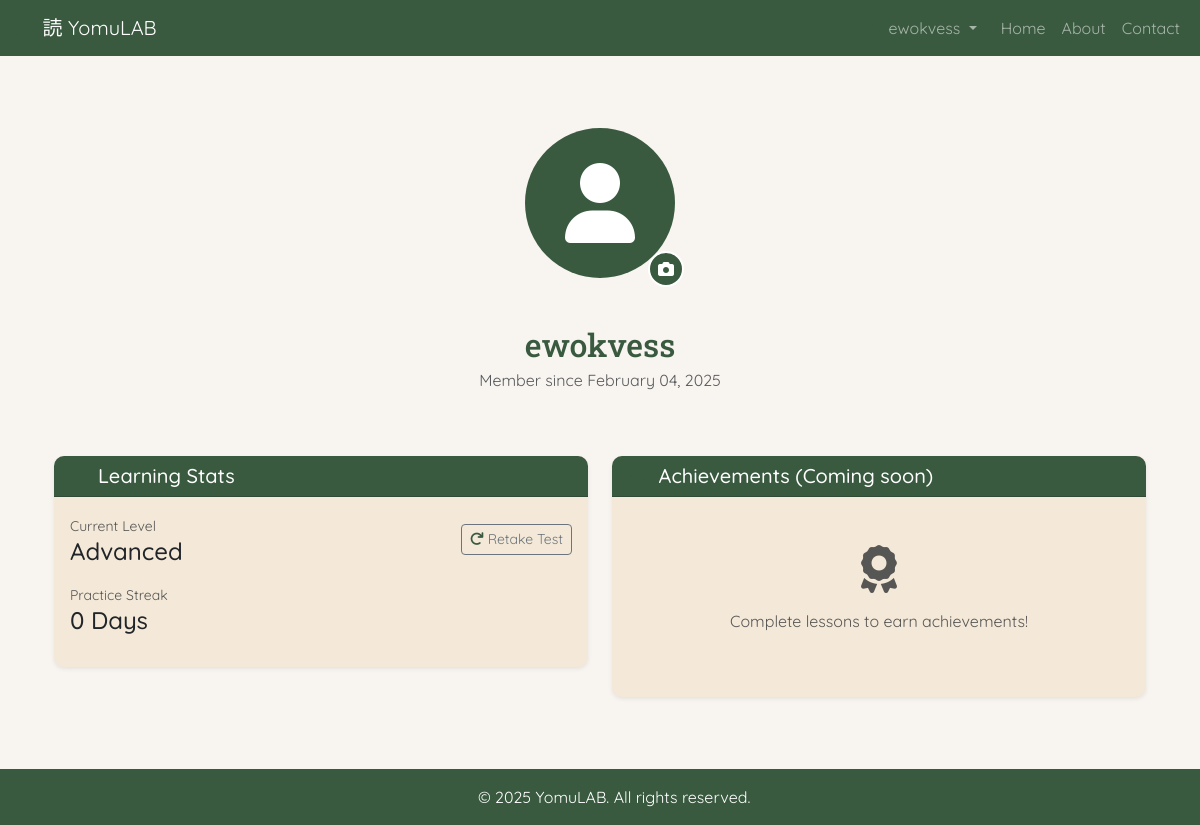
Before: /profile (signed in) with the older database file.
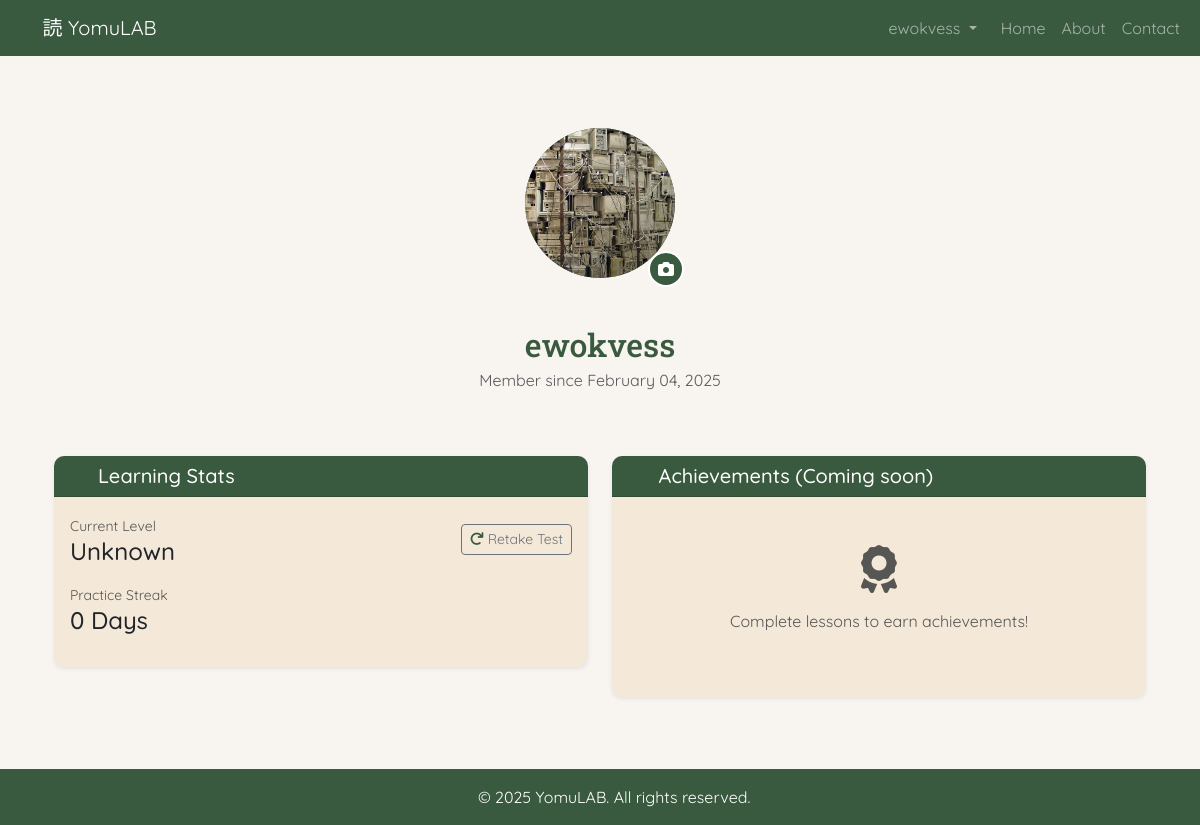
After: the same page with the newer database file.
### models.py (models this page shows, shortened)
class User(db.Model, UserMixin):
    id = db.Column(db.Integer, primary_key=True)
    username = db.Column(db.String(50), unique=True, nullable=False)
    password_hash = db.Column(db.String(60), nullable=False)
    user_level = db.Column(db.Float, nullable=False, default=0.0)
    registration_date = db.Column(db.DateTime, nullable=False, default=datetime.utcnow)
    profile_pic = db.Column(db.String(120), nullable=True)

### routes/profile.py (the view)
@profile.route('/profile')
@login_required
def profilePage():
    form = ProfileForm()  # Create form instance for CSRF token
    return render_template('profile.html', user=current_user, form=form)

### routes/profile.py (called while the page is built)
@profile.app_template_filter('level_string')
def level_string(level):
    return {1: 'Beginner', 2: 'Intermediate', 3: 'Advanced'}.get(level, 'Unknown')

### templates/profile.html (shortened to what this page needs)
{% extends "base.html" %}
{% block content %}
<div class="container py-4">
    <div class="row mb-5">
        <div class="col-12 text-center">
            <div class="position-relative d-inline-block">
                <div class="profile-pic-container">
                    <div class="profile-pic-wrapper bg-dark-green">
                        {% if current_user.profile_pic %}
                            <img src="{{ url_for('static', filename='profile_pics/' + current_user.profile_pic) }}"
                                 class="profile-pic"
                                 width="150"
                                 height="150">
                        {% else %}
                            <i class="fas fa-user fa-5x text-white"></i>
                        {% endif %}
                    </div>
                    <form method="POST" enctype="multipart/form-data" action="{{ url_for('profile.upload_profile_picture') }}" id="profile-pic-form">
                        <label for="profile_pic" class="profile-pic-edit-btn">
                            <i class="fas fa-camera"></i>
                        </label>
                    </form>
                </div>
                <h2 class="mt-3 mb-1">{{ current_user.username }}</h2>
                <p class="text-muted">Member since {{ current_user.registration_date.strftime('%B %d, %Y') }}</p>
            </div>
        </div>
    </div>
    <div class="row justify-content-center">
        <div class="col-md-6 mb-4">
            <div class="card shadow-sm bg-beige">
                <div class="card-header bg-dark-green text-white">
                    <h5 class="card-title mb-0">
                        <i class="fas fa-chart-bar me-2"></i>Learning Stats
                    </h5>
                </div>
                <div class="card-body">
                    <div class="mb-3 d-flex justify-content-between align-items-center">
                        <div>
                            <label class="text-muted small">Current Level</label>
                            <h4 class="mb-0">{{ current_user.user_level|level_string }}</h4>
                        </div>
                        <form action="{{ url_for('profile.reset_level') }}" method="POST" style="display: inline;">
                            <button type="submit" class="btn btn-outline-secondary btn-sm">
                                <i class="fas fa-redo me-1"></i>Retake Test
                            </button>
                        </form>
                    </div>
                    <div class="mb-3">
                        <label class="text-muted small">Practice Streak</label>
                        <h4>0 Days</h4>
                    </div>
                </div>
            </div>
        </div>
        <div class="col-md-6">
            <div class="card shadow-sm bg-beige">
                <div class="card-header bg-dark-green text-white">
                    <h5 class="card-title mb-0">
                        <i class="fas fa-trophy me-2"></i>Achievements (Coming soon)
                    </h5>
                </div>
                <div class="card-body text-center py-5">
                    <i class="fas fa-award text-muted mb-3" style="font-size: 3rem;"></i>
                    <p class="text-muted">Complete lessons to earn achievements!</p>
                </div>
            </div>
        </div>
    </div>
</div>
{% endblock %}

### templates/base.html (shortened to what this page needs)
<!DOCTYPE html>
<html lang="en">
<head>
    <link href="https://cdn.jsdelivr.net/npm/bootstrap@5.3.0/dist/css/bootstrap.min.css" rel="stylesheet">
    <link href="https://cdnjs.cloudflare.com/ajax/libs/font-awesome/6.0.0-beta3/css/all.min.css" rel="stylesheet">
    <link href="{{ url_for('static', filename='style.css') }}" rel="stylesheet">
</head>
<body>
    <nav class="navbar navbar-expand-lg navbar-dark bg-dark-green">
        <div class="container-fluid">
            <a class="navbar-brand" href="/">
                <i class="fas fa-book-open me-2"></i>読 YomuLAB
            </a>
            <div class="collapse navbar-collapse" id="navbarNav">
                <ul class="navbar-nav ms-auto">
                    {% if current_user.is_authenticated %}
                    <li class="nav-item dropdown me-2">
                        <a class="nav-link dropdown-toggle" href="#" role="button" data-bs-toggle="dropdown" aria-expanded="false">
                            <i class="fas fa-user-circle me-1"></i>
                            {{ current_user.username }}
                        </a>
                    </li>
                    {% endif %}
                    <li class="nav-item">
                        <a class="nav-link" href="/">Home</a>
                    </li>
                    <li class="nav-item">
                        <a class="nav-link" href="/about">About</a>
                    </li>
                    <li class="nav-item">
                        <a class="nav-link" href="/contact">Contact</a>
                    </li>
                </ul>
            </div>
        </div>
    </nav>
    <div class="container my-5">
        {% block content %}{% endblock %}
    </div>
    <footer class="footer mt-auto py-3 bg-dark-green text-white">
        <div class="container text-center">
            <span>
                <i class="fas fa-leaf me-2"></i>
                © 2025 YomuLAB. All rights reserved.
            </span>
        </div>
    </footer>
</body>
</html>

### static/style.css (style rules this page uses)
:root { --off-white: #f8f4f0; --dark-green: #3a5a40; --soft-green: #a8d5ba; --beige: #f4e9d8; --text-dark: #333; }
body { margin: 0; font-family: 'Quicksand', sans-serif; background-color: var(--off-white); color: var(--text-dark); display: flex; flex-direction: column; min-height: 100vh; }
h1, h2, h3 { font-family: 'Roboto Slab', serif; color: var(--dark-green); }
.bg-dark-green { background-color: var(--dark-green); }
.bg-beige { background-color: var(--beige); }
.card { border: none; border-radius: 10px; }
.footer { background-color: var(--dark-green); color: white; }
.fas { color: var(--dark-green); }
.card { max-width: 1000px; margin: 0 auto; }
.nav-link .fa-user-circle { font-size: 1.2rem; }

### templates/profile.html (style rules this page uses)
.card { border: none; border-radius: 10px; }
.profile-pic-container { position: relative; display: inline-block; margin-bottom: 2rem; }
.profile-pic-wrapper { width: 150px; height: 150px; border-radius: 50%; overflow: hidden; display: flex; justify-content: center; align-items: center; }
.profile-pic { width: 100%; height: 100%; object-fit: cover; }
.profile-pic-edit-btn { position: absolute; bottom: 0; right: 0; transform: translate(25%, 25%); background-color: var(--dark-green); color: white; border-radius: 50%; width: 36px; height: 36px; display: flex; align-items: center; justify-content: center; cursor: pointer; transition: all 0.3s ease; border: 2px solid white; z-index: 10; padding: 0; margin: 0; }
.card-header { border-top-left-radius: 10px !important; border-top-right-radius: 10px !important; }
.bg-beige { background-color: var(--beige); }
.position-relative { position: relative; }
.profile-pic-edit-btn .fas { color: white; font-size: 16px; }

Changed rows visible on the page:
changed User "ewokvess": profile_pic: picture added; user_level|level_string "Advanced" → "Unknown"
